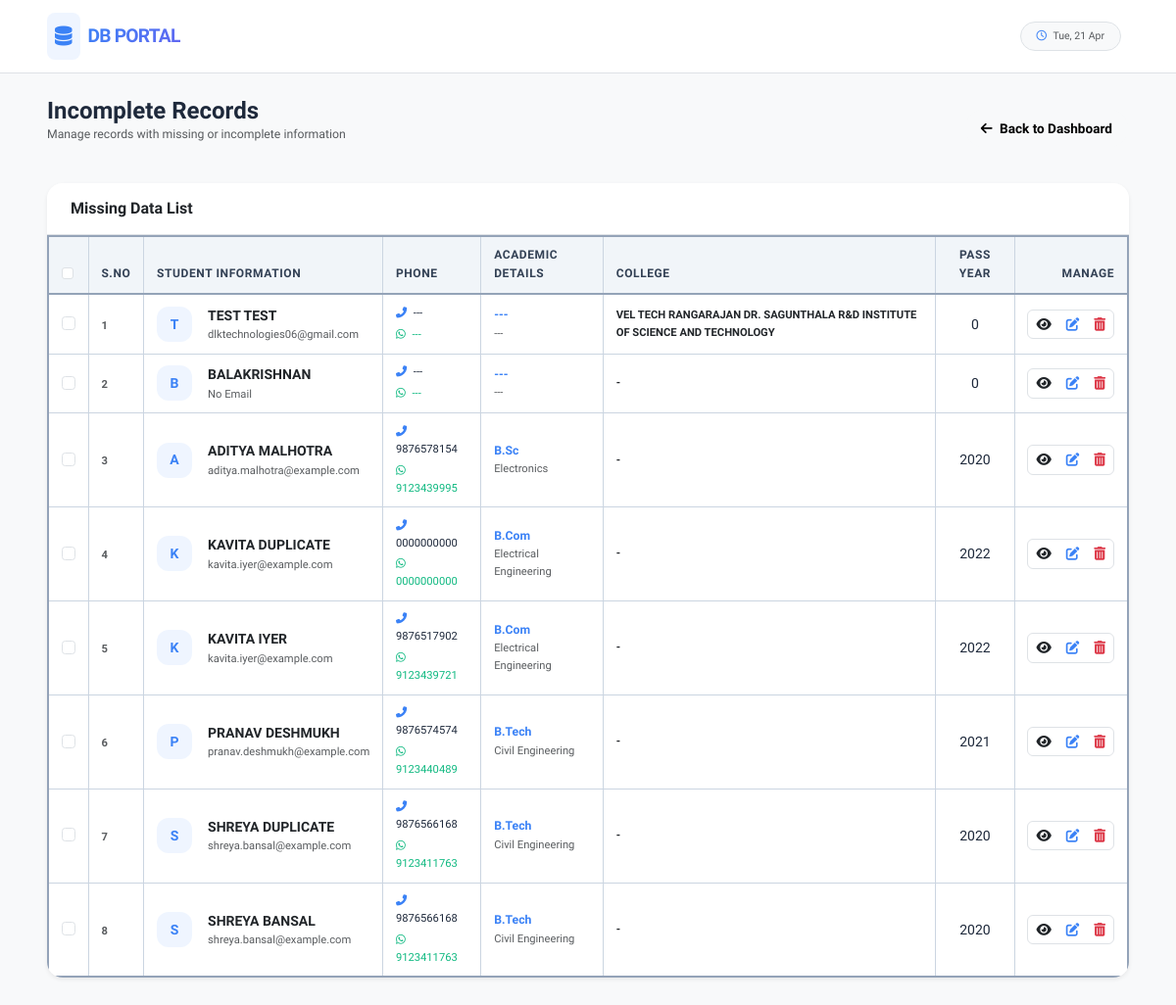
Page /missing-data/ (signed in) on the committed database.
### students/models.py (models this page shows, shortened)
class Student(models.Model):
    name = models.CharField(max_length=255, null=True, blank=True)
    email = models.EmailField(null=True, blank=True)
    mobile = models.CharField(max_length=15, null=True, blank=True)
    whatsapp = models.CharField(max_length=15, null=True, blank=True)
    degree = models.CharField(max_length=100, null=True, blank=True)
    department = models.CharField(max_length=100, null=True, blank=True)
    passed_out_year = models.IntegerField(null=True, blank=True)
    form_name = models.CharField(max_length=255, null=True, blank=True)
    college_name = models.CharField(max_length=255, null=True, blank=True)
    created_at = models.DateTimeField(auto_now_add=True)
    updated_at = models.DateTimeField(auto_now=True)
    class Meta:
        ordering = ['-created_at']

### students/views.py (the view)
# urls.py: path('missing-data/', views.missing_data_list, name='missing_data'),
@login_required
def missing_data_list(request):
    queryset = Student.objects.filter(
        Q(name__isnull=True) | Q(name="") |
        Q(email__isnull=True) | Q(email="") |
        Q(mobile__isnull=True) | Q(mobile="") |
        Q(whatsapp__isnull=True) | Q(whatsapp="") |
        Q(degree__isnull=True) | Q(degree="") |
        Q(department__isnull=True) | Q(department="") |
        Q(passed_out_year__isnull=True) |
        Q(college_name__isnull=True) | Q(college_name="")
    )
    context = {
        'students': queryset,
        'title': 'Incomplete Records',
    }
    return render(request, 'students/missing_data.html', context)

### templates/students/missing_data.html (shortened to what this page needs)
{% extends 'base.html' %}
{% block content %}
<div class="d-flex justify-content-between align-items-center mb-4">
    <div>
        <h4 class="fw-bold mb-0">Incomplete Records</h4>
        <p class="text-muted small">Manage records with missing or incomplete information</p>
    </div>
    <a href="{% url 'dashboard' %}" class="btn btn-light btn-sm rounded-pill px-3">
        <i class="fas fa-arrow-left me-1"></i> Back to Dashboard
    </a>
</div>
<div class="card border-0 shadow-sm overflow-hidden mb-5">
    <div class="card-header bg-white py-3 px-4 d-flex justify-content-between align-items-center border-bottom">
        <h6 class="mb-0 fw-bold text-dark">Missing Data List</h6>
    </div>
    <form id="bulkDeleteForm" method="post" action="{% url 'bulk_delete' %}">
        <div class="table-responsive">
            <table class="table table-hover align-middle mb-0 custom-table excel-mode">
                <thead>
                    <tr>
                        <th class="ps-4" style="width: 40px;">
                            <input type="checkbox" id="selectAll" class="form-check-input">
                        </th>
                        <th>S.NO</th>
                        <th>STUDENT INFORMATION</th>
                        <th>PHONE</th>
                        <th>ACADEMIC DETAILS</th>
                        <th>COLLEGE</th>
                        <th class="text-center">PASS YEAR</th>
                        <th class="text-end pe-4">MANAGE</th>
                    </tr>
                </thead>
                <tbody id="studentTableBody">
                    {% for student in students %}
                    <tr>
                        <td class="ps-4">
                            <input type="checkbox" name="student_ids" value="{{ student.id }}" class="form-check-input student-checkbox">
                        </td>
                        <td><span class="text-muted fw-bold x-small">{{ forloop.counter }}</span></td>
                        <td>
                            <div class="d-flex align-items-center">
                                <div class="avatar-box me-3">
                                    {{ student.name|slice:":1"|upper|default:"?" }}
                                </div>
                                <div>
                                    <div class="fw-bold text-dark mb-0 text-uppercase">{{ student.name|default:"<MISSING NAME>" }}</div>
                                    <div class="x-small text-muted">{{ student.email|default:"No Email" }}</div>
                                </div>
                            </div>
                        </td>
                        <td>
                            <div class="x-small">
                                <div class="mb-1"><i class="fas fa-phone-alt text-primary me-1"></i> {{ student.mobile|default:"---" }}</div>
                                <div class="text-success"><i class="fab fa-whatsapp me-1"></i> {{ student.whatsapp|default:"---" }}</div>
                            </div>
                        </td>
                        <td>
                            <div class="fw-bold text-primary small">{{ student.degree|default:"---" }}</div>
                            <div class="x-small text-muted">{{ student.department|default:"---" }}</div>
                        </td>
                        <td>
                            <div class="x-small fw-bold text-dark text-uppercase">{{ student.college_name|default:"-" }}</div>
                        </td>
                        <td class="text-center font-weight-bold">{{ student.passed_out_year|default:"0" }}</td>
                        <td class="text-end pe-4">
                            <div class="btn-group btn-group-sm border rounded">
                                <button type="button" class="btn btn-white border-0 text-dark py-1 px-2 view-btn"
                                        data-bs-toggle="modal" data-bs-target="#viewStudentModal"
                                        data-name="{{ student.name|default:'' }}" data-email="{{ student.email|default:'No Email' }}"
                                        data-mobile="{{ student.mobile|default:'-' }}" data-whatsapp="{{ student.whatsapp|default:'-' }}"
                                        data-degree="{{ student.degree|default:'-' }}" data-department="{{ student.department|default:'-' }}"
                                        data-year="{{ student.passed_out_year|default:'-' }}" data-college="{{ student.college_name|default:'-' }}">
                                    <i class="fas fa-eye"></i>
                                </button>
                                <button type="button" class="btn btn-white border-0 text-primary py-1 px-2 edit-btn"
                                        data-bs-toggle="modal" data-bs-target="#editStudentModal"
                                        data-id="{{ student.id }}" data-name="{{ student.name|default:'' }}"
                                        data-email="{{ student.email|default:'' }}"
                                        data-mobile="{{ student.mobile|default:'' }}" data-whatsapp="{{ student.whatsapp|default:'' }}"
                                        data-degree="{{ student.degree|default:'' }}" data-department="{{ student.department|default:'' }}"
                                        data-year="{{ student.passed_out_year|default:'' }}" data-college="{{ student.college_name|default:'' }}">
                                    <i class="fas fa-edit"></i>
                                </button>
                                <button type="button" class="btn btn-white border-0 text-danger py-1 px-2 delete-btn"
                                        data-bs-toggle="modal" data-bs-target="#deleteStudentModal"
                                        data-id="{{ student.id }}" data-name="{{ student.name|default:'Unknown' }}">
                                    <i class="fas fa-trash-alt"></i>
                                </button>
                            </div>
                        </td>
                    </tr>
                    {% endfor %}
                </tbody>
            </table>
        </div>
    </form>
</div>
{% endblock %}

### templates/base.html (shortened to what this page needs)
{% load static %}
<!DOCTYPE html>
<html lang="en">
<head>
    <link href="https://cdn.jsdelivr.net/npm/bootstrap@5.3.0/dist/css/bootstrap.min.css" rel="stylesheet">
    <link rel="stylesheet" href="https://cdnjs.cloudflare.com/ajax/libs/font-awesome/6.4.0/css/all.min.css">
    <link rel="stylesheet" href="{% static 'css/style.css' %}">
</head>
<body class="bg-light">
    <nav class="navbar navbar-expand-lg border-bottom bg-white py-2">
        <div class="container-fluid px-md-5">
            <a class="navbar-brand d-flex align-items-center" href="{% url 'dashboard' %}">
                <div class="bg-primary-soft p-2 rounded-3 me-2">
                    <i class="fas fa-database text-primary"></i>
                </div>
                <span class="brand-text">DB PORTAL</span>
            </a>
            <div class="d-flex align-items-center gap-2">
                <div class="d-none d-md-block me-2">
                    <span class="badge bg-light text-muted fw-medium border px-3 py-2 rounded-pill small">
                        <i class="far fa-clock text-primary me-1"></i> {% now "D, d M" %}
                    </span>
                </div>
            </div>
        </div>
    </nav>
    <div class="container-fluid px-md-5 py-4">
        {% block content %}{% endblock %}
    </div>
</body>
</html>

### static/css/style.css (style rules this page uses)
:root { --primary: #3b82f6; --primary-soft: rgba(59, 130, 246, 0.08); --secondary: #64748b; --success: #10b981; --success-soft: rgba(16, 185, 129, 0.08); --warning: #f59e0b; --danger: #ef4444; --bg-main: #fcfdfe; --card-bg: #ffffff; --text-main: #1e293b; --text-muted: #64748b; --border-light: #f1f5f9; --border-medium: #e2e8f0; --shadow-sm: 0 1px 2px 0 rgba(0, 0, 0, 0.05); --shadow-md: 0 4px 6px -1px rgba(0, 0, 0, 0.1), 0 2px 4px -1px rgba(0, 0, 0, 0.06); --shadow-lg: 0 10px 15px -3px rgba(0, 0, 0, 0.05), 0 4px 6px -2px rgba(0, 0, 0, 0.02); }
body { font-family: 'Plus Jakarta Sans', sans-serif; background-color: var(--bg-main); color: var(--text-main); font-size: 0.875rem; line-height: 1.6; -webkit-font-smoothing: antialiased; }
.navbar { background: rgba(255, 255, 255, 0.9) !important; backdrop-filter: saturate(180%) blur(15px); border-bottom: 1px solid var(--border-medium); padding: 0.6rem 0; z-index: 1000; }
.brand-text { font-weight: 800; font-size: 1.2rem; letter-spacing: -0.04em; background: linear-gradient(135deg, var(--primary), #6366f1); -webkit-background-clip: text; -webkit-text-fill-color: transparent; }
.card { background: var(--card-bg); border: 1px solid var(--border-medium); border-radius: 1rem; box-shadow: var(--shadow-sm); transition: transform 0.2s ease, box-shadow 0.2s ease; }
.btn { border-radius: 0.75rem; padding: 0.55rem 1.2rem; font-weight: 600; font-size: 0.85rem; transition: all 0.2s; }
.custom-table { border-collapse: separate; border-spacing: 0; }
.custom-table thead th { background-color: #f8fafc; color: var(--text-muted); font-weight: 700; font-size: 0.75rem; text-transform: uppercase; letter-spacing: 0.05em; padding: 1.1rem 1.25rem; border-bottom: 2px solid var(--border-light); }
.custom-table tbody tr { transition: background-color 0.15s; }
.custom-table tbody td { padding: 0.75rem 1rem; color: var(--text-main); border: 1px solid #cbd5e1 !important; }
.custom-table thead th { border: 1px solid #cbd5e1 !important; background-color: #f1f5f9 !important; }
.excel-mode { border: 2px solid #94a3b8 !important; border-collapse: collapse !important; }
.excel-mode th, .excel-mode td { border: 1px solid #cbd5e1 !important; padding: 0.6rem 0.8rem !important; }
.excel-mode thead th { background-color: #f1f5f9 !important; color: #334155 !important; border-bottom: 2px solid #94a3b8 !important; }
.avatar-box { width: 36px; height: 36px; border-radius: 0.75rem; background: var(--primary-soft); color: var(--primary); font-weight: 700; display: flex; align-items: center; justify-content: center; }
.x-small { font-size: 0.75rem; }
.bg-primary-soft { background-color: var(--primary-soft); }
.text-primary { color: var(--primary) !important; }
.text-success { color: var(--success) !important; }

### templates/base.html (style rules this page uses)
.x-small { font-size: 0.7rem; }

### rows in the picture
Student: name "T", name "TEST TEST", email "dlktechnologies06@gmail.com", mobile "---", whatsapp "---", degree "---", department "---", college_name "VEL TECH RANGARAJAN DR. SAGUNTHALA R&D INSTITUTE OF SCIENCE AND TECHNOLOGY", passed_out_year "0"
Student: name "B", name "BALAKRISHNAN", email "No Email", mobile "---", whatsapp "---", degree "---", department "---", college_name "-", passed_out_year "0"
Student: name "A", name "ADITYA MALHOTRA", email "aditya.malhotra@example.com", mobile "9876578154", whatsapp "9123439995", degree "B.Sc", department "Electronics", college_name "-", passed_out_year "2020"
Student: name "K", name "KAVITA DUPLICATE", email "kavita.iyer@example.com", mobile "0000000000", whatsapp "0000000000", degree "B.Com", department "Electrical Engineering", college_name "-", passed_out_year "2022"
Student: name "K", name "KAVITA IYER", email "kavita.iyer@example.com", mobile "9876517902", whatsapp "9123439721", degree "B.Com", department "Electrical Engineering", college_name "-", passed_out_year "2022"
Student: name "P", name "PRANAV DESHMUKH", email "pranav.deshmukh@example.com", mobile "9876574574", whatsapp "9123440489", degree "B.Tech", department "Civil Engineering", college_name "-", passed_out_year "2021"
Student: name "S", name "SHREYA DUPLICATE", email "shreya.bansal@example.com", mobile "9876566168", whatsapp "9123411763", degree "B.Tech", department "Civil Engineering", college_name "-", passed_out_year "2020"
Student: name "S", name "SHREYA BANSAL", email "shreya.bansal@example.com", mobile "9876566168", whatsapp "9123411763", degree "B.Tech", department "Civil Engineering", college_name "-", passed_out_year "2020"
